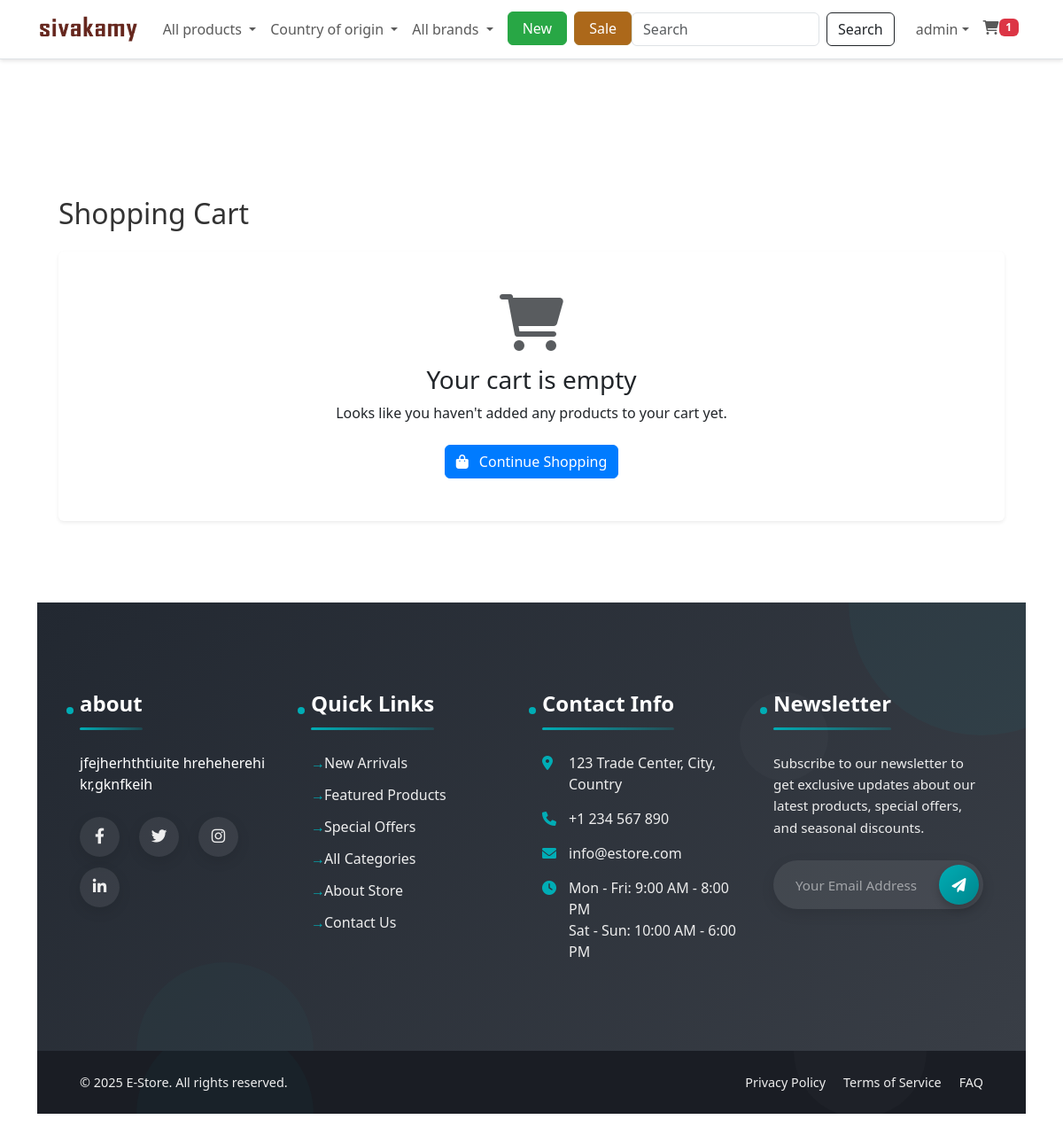
Screenshot of /?controller=cart (signed in) with the database file from the repository.
### tables this page shows
CREATE TABLE IF NOT EXISTS `settings` (
  `id` int NOT NULL AUTO_INCREMENT,
  `key` varchar(100) NOT NULL,
  `value` text,
  `group` varchar(50) DEFAULT 'general',
  `created_at` timestamp NULL DEFAULT CURRENT_TIMESTAMP,
  `updated_at` timestamp NULL DEFAULT CURRENT_TIMESTAMP ON UPDATE CURRENT_TIMESTAMP,
  PRIMARY KEY (`id`),
  UNIQUE KEY `key` (`key`)
);

CREATE TABLE IF NOT EXISTS `about_store` (
  `id` int NOT NULL AUTO_INCREMENT,
  `title` varchar(255) NOT NULL,
  `content` text NOT NULL,
  `image_path` varchar(255) DEFAULT NULL,
  `created_at` timestamp NOT NULL DEFAULT CURRENT_TIMESTAMP,
  `updated_at` timestamp NOT NULL DEFAULT CURRENT_TIMESTAMP ON UPDATE CURRENT_TIMESTAMP,
  PRIMARY KEY (`id`)
);

### app/views/customer/cart/index.php (the view, shortened to what the rows shown need)
<?php
require_once APP_PATH . 'views/customer/layouts/header.php';
?>
<div class="container py-5">
    <h1 class="mb-4 fs-2">Shopping Cart</h1>
    <?php if(empty($cartItems)): ?>
        <div class="card border-0 shadow-sm">
            <div class="card-body text-center py-5">
                <i class="fas fa-shopping-cart fa-4x text-muted mb-3"></i>
                <h3>Your cart is empty</h3>
                <p class="mb-4">Looks like you haven't added any products to your cart yet.</p>
                <a href="<?php echo BASE_URL; ?>?controller=product&action=index" class="btn btn-primary">
                    <i class="fas fa-shopping-bag me-2"></i> Continue Shopping
                </a>
            </div>
        </div>
    <?php endif; ?>
</div>
<?php require_once APP_PATH . 'views/customer/layouts/footer.php'; ?>

### app/views/customer/layouts/header.php (shortened to what the rows shown need)
<!DOCTYPE html>
<html lang="en">
<head>
    <link href="https://cdn.jsdelivr.net/npm/bootstrap@5.3.0-alpha1/dist/css/bootstrap.min.css" rel="stylesheet">
    <link rel="stylesheet" href="https://cdnjs.cloudflare.com/ajax/libs/font-awesome/6.0.0/css/all.min.css">
    <link rel="stylesheet" href="https://cdnjs.cloudflare.com/ajax/libs/animate.css/4.1.1/animate.min.css">
    <link rel="stylesheet" href="<?php echo BASE_URL; ?>assets/css/style.css">
</head>
<body style="background-color: #fff;" class="mobile-nav-fixed d-flex flex-column min-vh-100">
    <?php
    $settingModel = new Setting();
    $siteLogo = $settingModel->getSetting('site_logo');
    $siteName = $settingModel->getSetting('site_name') ?: 'Sivakamy';
    ?>
    <nav class="navbar navbar-expand-lg navbar-light bg-white border-bottom d-none d-md-block">
        <div class="container">
            <a class="navbar-brand fw-bold" href="<?php echo BASE_URL; ?>">
                <?php if(!empty($siteLogo) && file_exists(UPLOAD_PATH . $siteLogo)): ?>
                    <img src="<?php echo BASE_URL . 'public/uploads/' . htmlspecialchars($siteLogo); ?>" alt="<?php echo htmlspecialchars($siteName); ?>" style="max-height: 40px;">
                <?php else: ?>
                    <?php echo htmlspecialchars($siteName); ?>
                <?php endif; ?>
            </a>
            <div class="collapse navbar-collapse" id="navbarSupportedContent">
                <ul class="navbar-nav me-auto mb-2 mb-lg-0">
                    <li class="nav-item dropdown">
                        <a class="nav-link dropdown-toggle" href="#" id="categoryDropdown" role="button" data-bs-toggle="dropdown" aria-expanded="false">
                            All products
                        </a>
                    </li>
                    <li class="nav-item dropdown">
                        <a class="nav-link dropdown-toggle" href="#" id="countryDropdown" role="button" data-bs-toggle="dropdown" aria-expanded="false">
                            Country of origin
                        </a>
                    </li>
                    <li class="nav-item dropdown">
                        <a class="nav-link dropdown-toggle" href="#" id="brandDropdown" role="button" data-bs-toggle="dropdown" aria-expanded="false">
                            All brands
                        </a>
                    </li>
                    <li class="nav-item ms-2">
                        <a href="#" class="btn btn-success px-3 fw-medium" style="background-color: #28a745; border-color: #28a745;">New </a>
                    </li>
                    <li class="nav-item ms-2">
                        <a href="#" class="btn btn-success px-3 fw-medium" style="background-color:rgb(172, 104, 26); border-color:rgb(167, 116, 40);">Sale</a>
                    </li>
                </ul>
                <div class="d-lg-flex flex-column flex-lg-row align-items-start align-items-lg-center mt-3 mt-lg-0">
                    <form class="d-none d-md-flex w-100 mb-3 mb-lg-0 me-lg-2" action="<?php echo BASE_URL; ?>?controller=product&action=search" method="GET">
                        <input class="form-control me-2" type="search" name="keyword" placeholder="Search" aria-label="Search">
                        <button class="btn btn-outline-dark" type="submit">Search</button>
                    </form>
                    <ul class="navbar-nav ms-lg-2">
                        <?php if(isLoggedIn()) : ?>
                            <li class="nav-item dropdown">
                                <a class="nav-link dropdown-toggle d-flex align-items-center" href="#" id="navbarDropdown" role="button" data-bs-toggle="dropdown" aria-expanded="false">
                                    <span><?php echo $_SESSION['user_name']; ?></span>
                                </a>
                            </li>
                        <?php endif; ?>
                        <li class="nav-item">
                            <a class="nav-link d-flex align-items-center" href="<?php echo BASE_URL; ?>?controller=cart">
                                <i class="fas fa-shopping-cart"></i>
                                <?php if(isLoggedIn()) : ?>
                                    <span class="badge bg-danger cart-count">
                                        <?php
                                            $cartModel = new Cart();
                                            echo $cartModel->getCartCount($_SESSION['user_id']);
                                        ?>
                                    </span>
                                <?php endif; ?>
                            </a>
                        </li>
                    </ul>
                </div>
            </div>
        </div>
    </nav>
    <main class="container py-4">
    <main class="container py-4">

### app/views/customer/layouts/footer.php (shortened to what the rows shown need)
</main>
<footer class="full-width-section">
    <div class="footer-top">
        <div class="footer-decoration circle-1"></div>
        <div class="footer-decoration circle-2"></div>
        <div class="container-fluid px-4 px-xl-5 max-width-1400">
            <div class="row">
                <div class="col-lg-3 col-md-6">
                    <div class="footer-widget">
                        <?php
                        $aboutTitle = 'About Our Store';
                        $aboutContent = 'Your one-stop shop for quality products. We offer the best deals and fast delivery to your doorstep with a satisfaction guarantee on all purchases.';
                        if (isset($GLOBALS['db'])) {
                            try {
                                require_once APP_PATH . 'models/AboutStore.php';
                                $aboutStore = new AboutStore($GLOBALS['db']);
                                $aboutEntries = $aboutStore->getAll();
                                if (!empty($aboutEntries[0])) {
                                    $aboutTitle = htmlspecialchars($aboutEntries[0]['title']);
                                    $aboutContent = $aboutEntries[0]['content'];
                                }
                            } catch (Exception $e) {
                                error_log('Error loading about store content: ' . $e->getMessage());
                            }
                        }
                        ?>
                        <h4><a href="<?php echo BASE_URL; ?>?controller=about&action=index" style="color: inherit; text-decoration: none;"><?php echo $aboutTitle; ?></a></h4>
                        <div class="about-content">
                            <?php
                            $shortContent = strip_tags($aboutContent);
                            $shortContent = strlen($shortContent) > 150 ? substr($shortContent, 0, 150) . '...' : $shortContent;
                            echo $shortContent;
                            ?>
                        </div>
                        <div class="social-links">
                            <a href="#"><i class="fab fa-facebook-f"></i></a>
                            <a href="#"><i class="fab fa-twitter"></i></a>
                            <a href="#"><i class="fab fa-instagram"></i></a>
                            <a href="#"><i class="fab fa-linkedin-in"></i></a>
                        </div>
                    </div>
                </div>
                <div class="col-lg-3 col-md-6">
                    <div class="footer-widget">
                        <h4>Quick Links</h4>
                        <ul class="footer-links">
                            <li><a href="<?php echo BASE_URL; ?>?controller=product&action=new">New Arrivals</a></li>
                            <li><a href="<?php echo BASE_URL; ?>?controller=product&action=featured">Featured Products</a></li>
                            <li><a href="<?php echo BASE_URL; ?>?controller=product&action=sale">Special Offers</a></li>
                            <li><a href="<?php echo BASE_URL; ?>?controller=category&action=all">All Categories</a></li>
                            <li><a href="<?php echo BASE_URL; ?>?controller=about&action=index">About Store</a></li>
                            <li><a href="<?php echo BASE_URL; ?>?controller=page&action=contact">Contact Us</a></li>
                        </ul>
                    </div>
                </div>
                <div class="col-lg-3 col-md-6">
                    <div class="footer-widget">
                        <h4>Contact Info</h4>
                        <ul class="contact-info">
                            <li>
                                <i class="fas fa-map-marker-alt"></i>
                                123 Trade Center, City, Country
                            </li>
                            <li>
                                <i class="fas fa-phone"></i>
                                +1 234 567 890
                            </li>
                            <li>
                                <i class="fas fa-envelope"></i>
                                info@estore.com
                            </li>
                            <li>
                                <i class="fas fa-clock"></i>
                                Mon - Fri: 9:00 AM - 8:00 PM<br>
                                Sat - Sun: 10:00 AM - 6:00 PM
                            </li>
                        </ul>
                    </div>
                </div>
                <div class="col-lg-3 col-md-6">
                    <div class="footer-widget">
                        <h4>Newsletter</h4>
                        <p>Subscribe to our newsletter to get exclusive updates about our latest products, special offers, and seasonal discounts.</p>
                        <form class="newsletter-form">
                            <input type="email" placeholder="Your Email Address" required>
                            <button type="submit"><i class="fas fa-paper-plane"></i></button>
                        </form>
                    </div>
                </div>
            </div>
        </div>
    </div>
    <div class="footer-bottom">
        <div class="container-fluid px-4 px-xl-5 max-width-1400">
            <div class="footer-bottom-content">
                <p class="copyright-text">&copy; <?php echo date('Y'); ?> E-Store. All rights reserved.</p>
                <div class="footer-bottom-links">
                    <a href="<?php echo BASE_URL; ?>?controller=page&action=privacy">Privacy Policy</a>
                    <a href="<?php echo BASE_URL; ?>?controller=page&action=terms">Terms of Service</a>
                    <a href="<?php echo BASE_URL; ?>?controller=page&action=faq">FAQ</a>
                </div>
            </div>
        </div>
    </div>
</footer>
</body>
</html>

### rows the page displays
settings: value (picture)
about_store: title "about", content "jfejherhthtiuite hreheherehi kr,gknfkeih"

### other values shown
$_SESSION['user_name'] "admin"
$cartModel->getCartCount($_SESSION['user_id']) "1"
